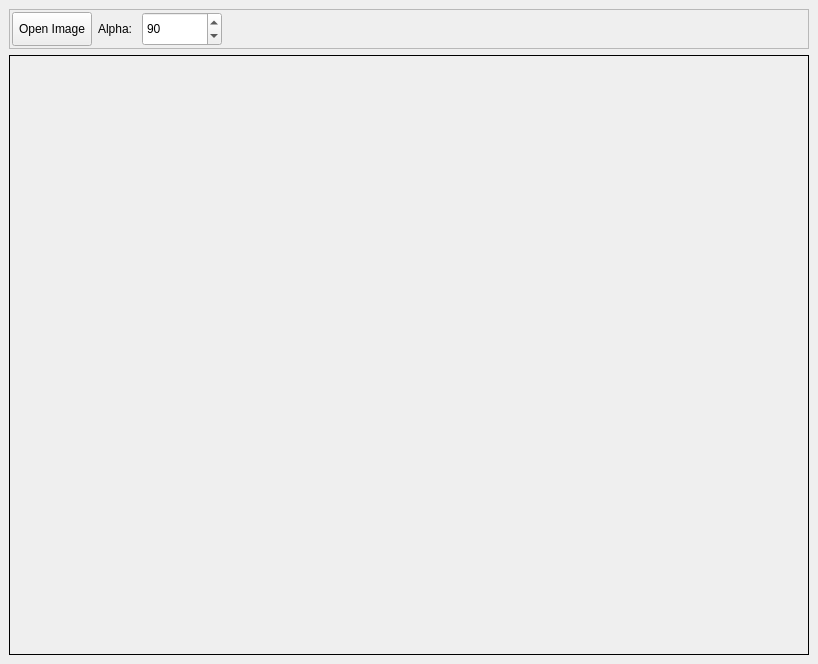
<?xml version="1.0" encoding="UTF-8"?>
<ui version="4.0">
 <class>MainWindow</class>
 <widget class="QMainWindow" name="MainWindow">
  <property name="geometry">
   <rect>
    <x>0</x>
    <y>0</y>
    <width>818</width>
    <height>664</height>
   </rect>
  </property>
  <property name="windowTitle">
   <string>MainWindow</string>
  </property>
  <widget class="QWidget" name="centralwidget">
   <layout class="QVBoxLayout" name="verticalLayout">
    <item>
     <widget class="QFrame" name="frame_2">
      <property name="minimumSize">
       <size>
        <width>0</width>
        <height>40</height>
       </size>
      </property>
      <property name="frameShape">
       <enum>QFrame::StyledPanel</enum>
      </property>
      <property name="frameShadow">
       <enum>QFrame::Raised</enum>
      </property>
      <layout class="QHBoxLayout" name="horizontalLayout">
       <property name="leftMargin">
        <number>2</number>
       </property>
       <property name="topMargin">
        <number>2</number>
       </property>
       <property name="bottomMargin">
        <number>2</number>
       </property>
       <item>
        <widget class="QPushButton" name="pushButton_open_image">
         <property name="sizePolicy">
          <sizepolicy hsizetype="Minimum" vsizetype="Expanding">
           <horstretch>0</horstretch>
           <verstretch>0</verstretch>
          </sizepolicy>
         </property>
         <property name="text">
          <string>Open Image</string>
         </property>
        </widget>
       </item>
       <item>
        <widget class="QLabel" name="label">
         <property name="text">
          <string>Alpha: </string>
         </property>
        </widget>
       </item>
       <item>
        <widget class="QSpinBox" name="spinBox_alpha">
         <property name="sizePolicy">
          <sizepolicy hsizetype="Minimum" vsizetype="Expanding">
           <horstretch>0</horstretch>
           <verstretch>0</verstretch>
          </sizepolicy>
         </property>
         <property name="minimumSize">
          <size>
           <width>80</width>
           <height>0</height>
          </size>
         </property>
         <property name="minimum">
          <number>20</number>
         </property>
         <property name="maximum">
          <number>120</number>
         </property>
         <property name="value">
          <number>90</number>
         </property>
        </widget>
       </item>
       <item>
        <spacer name="horizontalSpacer">
         <property name="orientation">
          <enum>Qt::Horizontal</enum>
         </property>
         <property name="sizeHint" stdset="0">
          <size>
           <width>40</width>
           <height>20</height>
          </size>
         </property>
        </spacer>
       </item>
      </layout>
     </widget>
    </item>
    <item>
     <widget class="QLabel" name="lable_image">
      <property name="minimumSize">
       <size>
        <width>800</width>
        <height>600</height>
       </size>
      </property>
      <property name="frameShape">
       <enum>QFrame::Box</enum>
      </property>
      <property name="text">
       <string/>
      </property>
      <property name="alignment">
       <set>Qt::AlignCenter</set>
      </property>
     </widget>
    </item>
   </layout>
  </widget>
 </widget>
 <resources/>
 <connections/>
</ui>
